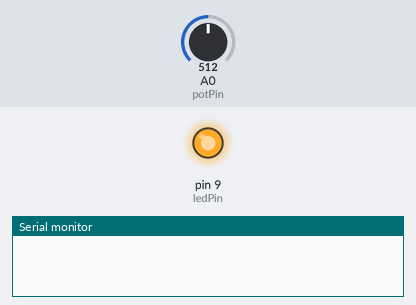
The sketch below on a simulated Arduino Uno, built with avr-gcc and run on an emulated ATmega328P. Shown: output pins drawn as LEDs (lit = HIGH), the last lines printed to the serial monitor. Inputs (shaded band) come from the test bench; at power-on: A0 (potPin) = 512.

Above: at 0.15 s.
At 3.9 s:
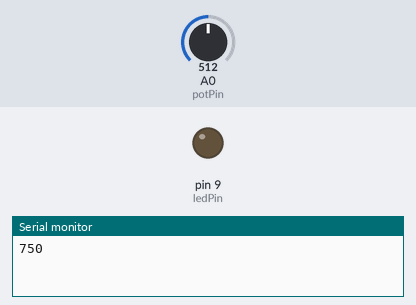
Timing chart, 0 to 4.8 s (numbered marks = the images above):
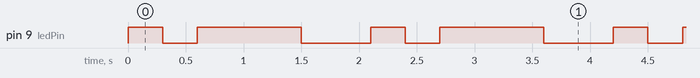

Measured:
- by itself, pin 9 (ledPin): repeats every 2.1 s: LOW 0.30 s, HIGH 0.90 s, LOW 0.60 s, HIGH 0.30 s
- by itself, everything shown: repeats every 2.1 s, in 4 steps

The sketch:

Encargo05.ino
```cpp
int potPin = A0;
int ledPin = 9;
int valorPot = 0;
int potMapeado = 0;

int tiempoPunto = 300;
int tiempoRaya = 900;
int separador = 300;
int finCaracter = 300;

int intervalo = 1500;


void setup()
{
	pinMode(ledPin,OUTPUT);
  Serial.begin(9600);
}

void loop()
{
  valorPot = analogRead(potPin);
  potMapeado = map(valorPot,0,1023,0,1500);
	intervalo = potMapeado;


if(intervalo >= 0 && intervalo < 500){

		raya();
		raya();//m
		delay(finCaracter);
	}
if(intervalo > 500 && intervalo < 1000){

		punto();
		raya();//a
		delay(finCaracter);
	}
if(intervalo > 1000 && intervalo <=1500){
		punto();
		punto();
		punto();//s
		delay(finCaracter);
	}

	Serial.println(intervalo);
}
void punto(){
  digitalWrite(ledPin, HIGH);
  delay(tiempoPunto);
  digitalWrite(ledPin, LOW);
  delay(separador);
}
void raya(){
  digitalWrite(ledPin, HIGH);
  delay(tiempoRaya);
  digitalWrite(ledPin, LOW);
  delay(separador);
}
```
